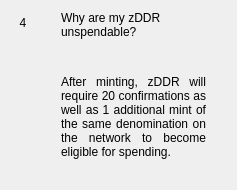
                  <widget class="QWidget" name="widgetFaq4" native="true">
                   <layout class="QHBoxLayout" name="horizontalPage_4" stretch="0,1">
                    <item alignment="Qt::AlignTop">
                     <widget class="QLabel" name="labelNumber4">
                      <property name="minimumSize">
                       <size>
                        <width>24</width>
                        <height>24</height>
                       </size>
                      </property>
                      <property name="maximumSize">
                       <size>
                        <width>16777215</width>
                        <height>24</height>
                       </size>
                      </property>
                      <property name="text">
                       <string>4</string>
                      </property>
                      <property name="alignment">
                       <set>Qt::AlignCenter</set>
                      </property>
                     </widget>
                    </item>
                    <item>
                     <layout class="QVBoxLayout" name="verticalLayoutPage_4">
                      <property name="leftMargin">
                       <number>20</number>
                      </property>
                      <property name="rightMargin">
                       <number>20</number>
                      </property>
                      <item>
                       <widget class="QLabel" name="labelSubtitle4">
                        <property name="text">
                         <string>Why are my zDDR unspendable?</string>
                        </property>
                        <property name="wordWrap">
                         <bool>true</bool>
                        </property>
                       </widget>
                      </item>
                      <item>
                       <spacer name="verticalSpacer_40">
                        <property name="orientation">
                         <enum>Qt::Vertical</enum>
                        </property>
                        <property name="sizeType">
                         <enum>QSizePolicy::Fixed</enum>
                        </property>
                        <property name="sizeHint" stdset="0">
                         <size>
                          <width>20</width>
                          <height>30</height>
                         </size>
                        </property>
                       </spacer>
                      </item>
                      <item>
                       <widget class="QLabel" name="labelContent4">
                        <property name="text">
                         <string>
                           &lt;html&gt;&lt;head/&gt;&lt;body&gt;&lt;p align=&quot;justify&quot;&gt;
                           After minting, zDDR will require 20 confirmations as well as 1
                           additional mint of the same denomination on the network to
                           become eligible for spending.
                           &lt;/p&gt;&lt;/body&gt;&lt;/html&gt;
                         </string>
                        </property>
                        <property name="alignment">
                         <set>Qt::AlignLeading|Qt::AlignLeft|Qt::AlignTop</set>
                        </property>
                        <property name="wordWrap">
                         <bool>true</bool>
                        </property>
                       </widget>
                      </item>
                      <item>
                       <spacer name="verticalSpacer_41">
                        <property name="orientation">
                         <enum>Qt::Vertical</enum>
                        </property>
                        <property name="sizeHint" stdset="0">
                         <size>
                          <width>20</width>
                          <height>20</height>
                         </size>
                        </property>
                       </spacer>
                      </item>
                     </layout>
                    </item>
                   </layout>
                  </widget>
